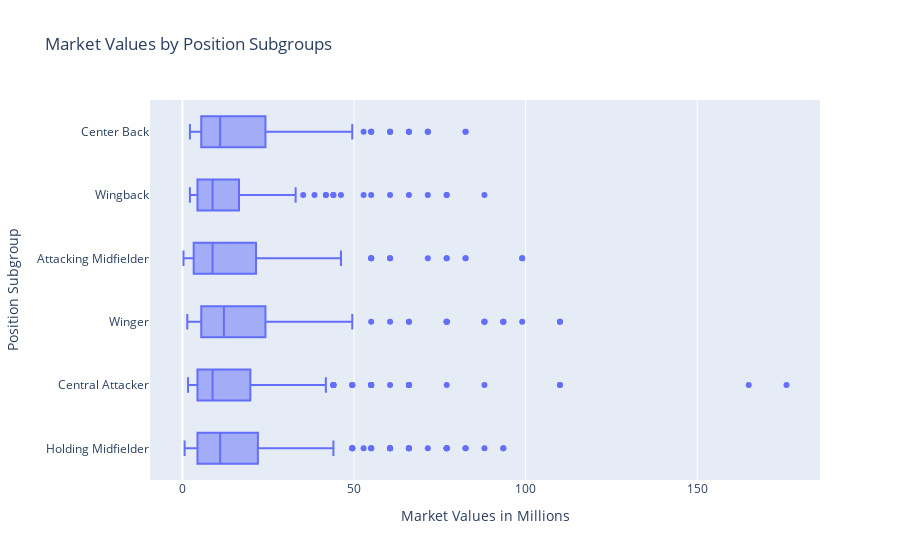

The notebook cell saved with this chart:
### Markdown cell above
### Market Value and Position Subgroup Across Position Groups
Before looking at the differences between `Position Subgroup` across `Position Group`.

### Code cell
#boxplot of position subgroups
ptypes_box = px.box(market_values_df, y = 'Position Subgroup', x = 'Market Values in Millions',
                    title='Market Values by Position Subgroups')
ptypes_box.show()

### Figure 1 — Plotly figure (JSON) as saved in the notebook; plotly's stock layout.template omitted (floating-point values rounded to 4 significant figures; data arrays with more than 128 entries replaced by an {"elided": "..."} marker saying what was removed)
{"data": [{"alignmentgroup": "True", "hovertemplate": "Market Values in Millions=%{x}<br>Position Subgroup=%{y}<extra></extra>", "legendgroup": "", "marker": {"color": "#636efa"}, "name": "", "notched": false, "offsetgroup": "", "orientation": "h", "showlegend": false, "type": "box", "x": {"elided": "1494 float values"}, "x0": " ", "xaxis": "x", "y": {"elided": "1494 str values"}, "y0": " ", "yaxis": "y"}], "layout": {"boxmode": "group", "legend": {"tracegroupgap": 0}, "title": {"text": "Market Values by Position Subgroups"}, "xaxis": {"anchor": "y", "domain": [0, 1], "title": {"text": "Market Values in Millions"}}, "yaxis": {"anchor": "x", "domain": [0, 1], "title": {"text": "Position Subgroup"}}}}
